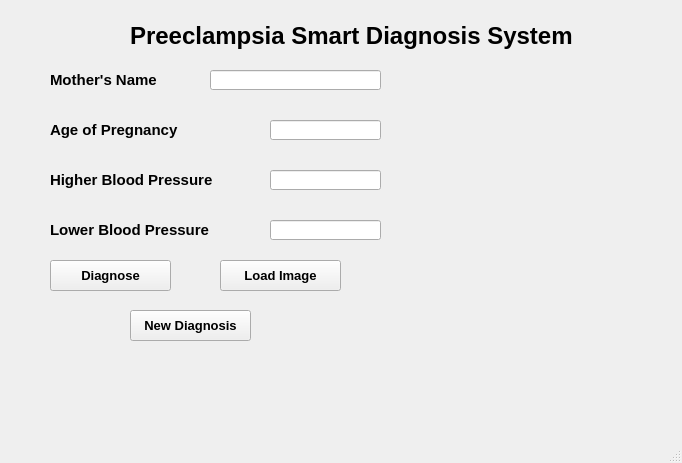
<?xml version="1.0" encoding="UTF-8"?>
<ui version="4.0">
 <class>MainWindow</class>
 <widget class="QMainWindow" name="MainWindow">
  <property name="geometry">
   <rect>
    <x>0</x>
    <y>0</y>
    <width>682</width>
    <height>463</height>
   </rect>
  </property>
  <property name="windowTitle">
   <string>Preeclampsia Detection</string>
  </property>
  <widget class="QWidget" name="centralwidget">
   <widget class="QLineEdit" name="motherName">
    <property name="geometry">
     <rect>
      <x>210</x>
      <y>70</y>
      <width>171</width>
      <height>20</height>
     </rect>
    </property>
    <property name="font">
     <font>
      <pointsize>12</pointsize>
      <weight>75</weight>
      <bold>true</bold>
     </font>
    </property>
    <property name="text">
     <string/>
    </property>
   </widget>
   <widget class="QLabel" name="label">
    <property name="geometry">
     <rect>
      <x>50</x>
      <y>70</y>
      <width>111</width>
      <height>20</height>
     </rect>
    </property>
    <property name="font">
     <font>
      <pointsize>11</pointsize>
      <weight>75</weight>
      <bold>true</bold>
     </font>
    </property>
    <property name="text">
     <string>Mother's Name</string>
    </property>
   </widget>
   <widget class="QLineEdit" name="pregnancy">
    <property name="geometry">
     <rect>
      <x>270</x>
      <y>120</y>
      <width>111</width>
      <height>20</height>
     </rect>
    </property>
    <property name="font">
     <font>
      <pointsize>12</pointsize>
      <weight>75</weight>
      <bold>true</bold>
     </font>
    </property>
    <property name="text">
     <string/>
    </property>
   </widget>
   <widget class="QLabel" name="label_2">
    <property name="geometry">
     <rect>
      <x>50</x>
      <y>120</y>
      <width>131</width>
      <height>20</height>
     </rect>
    </property>
    <property name="font">
     <font>
      <pointsize>11</pointsize>
      <weight>75</weight>
      <bold>true</bold>
     </font>
    </property>
    <property name="text">
     <string>Age of Pregnancy</string>
    </property>
   </widget>
   <widget class="QLineEdit" name="highPressure">
    <property name="geometry">
     <rect>
      <x>270</x>
      <y>170</y>
      <width>111</width>
      <height>20</height>
     </rect>
    </property>
    <property name="font">
     <font>
      <pointsize>12</pointsize>
      <weight>75</weight>
      <bold>true</bold>
     </font>
    </property>
    <property name="text">
     <string/>
    </property>
   </widget>
   <widget class="QLabel" name="label_3">
    <property name="geometry">
     <rect>
      <x>50</x>
      <y>170</y>
      <width>171</width>
      <height>20</height>
     </rect>
    </property>
    <property name="font">
     <font>
      <pointsize>11</pointsize>
      <weight>75</weight>
      <bold>true</bold>
     </font>
    </property>
    <property name="text">
     <string>Higher Blood Pressure</string>
    </property>
   </widget>
   <widget class="QLineEdit" name="lowPressure">
    <property name="geometry">
     <rect>
      <x>270</x>
      <y>220</y>
      <width>111</width>
      <height>20</height>
     </rect>
    </property>
    <property name="font">
     <font>
      <pointsize>12</pointsize>
      <weight>75</weight>
      <bold>true</bold>
     </font>
    </property>
    <property name="text">
     <string/>
    </property>
   </widget>
   <widget class="QLabel" name="label_4">
    <property name="geometry">
     <rect>
      <x>50</x>
      <y>220</y>
      <width>171</width>
      <height>20</height>
     </rect>
    </property>
    <property name="font">
     <font>
      <pointsize>11</pointsize>
      <weight>75</weight>
      <bold>true</bold>
     </font>
    </property>
    <property name="text">
     <string>Lower Blood Pressure</string>
    </property>
   </widget>
   <widget class="QLabel" name="label_5">
    <property name="geometry">
     <rect>
      <x>130</x>
      <y>20</y>
      <width>491</width>
      <height>31</height>
     </rect>
    </property>
    <property name="font">
     <font>
      <pointsize>18</pointsize>
      <weight>75</weight>
      <bold>true</bold>
     </font>
    </property>
    <property name="text">
     <string>Preeclampsia Smart Diagnosis System</string>
    </property>
   </widget>
   <widget class="QPushButton" name="diagnoseButton">
    <property name="geometry">
     <rect>
      <x>50</x>
      <y>260</y>
      <width>121</width>
      <height>31</height>
     </rect>
    </property>
    <property name="font">
     <font>
      <pointsize>10</pointsize>
      <weight>75</weight>
      <bold>true</bold>
     </font>
    </property>
    <property name="text">
     <string>Diagnose</string>
    </property>
   </widget>
   <widget class="QPushButton" name="imageButton">
    <property name="geometry">
     <rect>
      <x>220</x>
      <y>260</y>
      <width>121</width>
      <height>31</height>
     </rect>
    </property>
    <property name="font">
     <font>
      <pointsize>10</pointsize>
      <weight>75</weight>
      <bold>true</bold>
     </font>
    </property>
    <property name="text">
     <string>Load Image</string>
    </property>
   </widget>
   <widget class="QLabel" name="output">
    <property name="geometry">
     <rect>
      <x>50</x>
      <y>350</y>
      <width>331</width>
      <height>41</height>
     </rect>
    </property>
    <property name="font">
     <font>
      <pointsize>10</pointsize>
      <weight>75</weight>
      <bold>true</bold>
     </font>
    </property>
    <property name="text">
     <string/>
    </property>
   </widget>
   <widget class="QLabel" name="imageView">
    <property name="geometry">
     <rect>
      <x>460</x>
      <y>70</y>
      <width>111</width>
      <height>351</height>
     </rect>
    </property>
    <property name="text">
     <string/>
    </property>
   </widget>
   <widget class="QPushButton" name="clearBtn">
    <property name="geometry">
     <rect>
      <x>130</x>
      <y>310</y>
      <width>121</width>
      <height>31</height>
     </rect>
    </property>
    <property name="font">
     <font>
      <pointsize>10</pointsize>
      <weight>75</weight>
      <bold>true</bold>
     </font>
    </property>
    <property name="text">
     <string>New Diagnosis</string>
    </property>
   </widget>
  </widget>
  <widget class="QMenuBar" name="menubar">
   <property name="geometry">
    <rect>
     <x>0</x>
     <y>0</y>
     <width>682</width>
     <height>21</height>
    </rect>
   </property>
  </widget>
  <widget class="QStatusBar" name="statusbar"/>
 </widget>
 <resources/>
 <connections/>
</ui>
